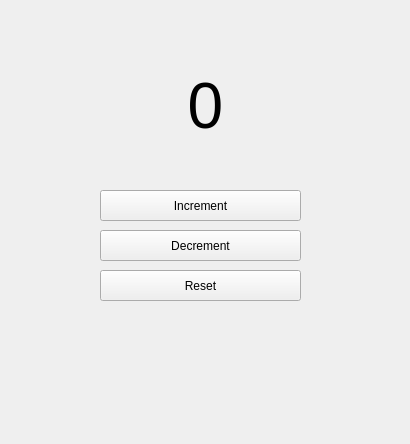
<?xml version="1.0" encoding="UTF-8"?>
<ui version="4.0">
 <class>Form</class>
 <widget class="QWidget" name="Form">
  <property name="geometry">
   <rect>
    <x>0</x>
    <y>0</y>
    <width>410</width>
    <height>444</height>
   </rect>
  </property>
  <property name="windowTitle">
   <string>Form</string>
  </property>
  <widget class="QLabel" name="label">
   <property name="geometry">
    <rect>
     <x>40</x>
     <y>40</y>
     <width>331</width>
     <height>131</height>
    </rect>
   </property>
   <property name="font">
    <font>
     <pointsize>48</pointsize>
    </font>
   </property>
   <property name="text">
    <string>0</string>
   </property>
   <property name="alignment">
    <set>Qt::AlignCenter</set>
   </property>
  </widget>
  <widget class="QPushButton" name="pushButton">
   <property name="geometry">
    <rect>
     <x>100</x>
     <y>190</y>
     <width>201</width>
     <height>31</height>
    </rect>
   </property>
   <property name="text">
    <string>Increment</string>
   </property>
   <property name="icon">
    <iconset resource="resources.qrc">
     <normaloff>:/icons/plus.svg</normaloff>:/icons/plus.svg</iconset>
   </property>
  </widget>
  <widget class="QPushButton" name="pushButton_2">
   <property name="geometry">
    <rect>
     <x>100</x>
     <y>230</y>
     <width>201</width>
     <height>31</height>
    </rect>
   </property>
   <property name="text">
    <string>Decrement</string>
   </property>
   <property name="icon">
    <iconset resource="resources.qrc">
     <normaloff>:/icons/minus.svg</normaloff>:/icons/minus.svg</iconset>
   </property>
  </widget>
  <widget class="QPushButton" name="pushButton_3">
   <property name="geometry">
    <rect>
     <x>100</x>
     <y>270</y>
     <width>201</width>
     <height>31</height>
    </rect>
   </property>
   <property name="text">
    <string>Reset</string>
   </property>
   <property name="icon">
    <iconset resource="resources.qrc">
     <normaloff>:/icons/refresh-cw.svg</normaloff>:/icons/refresh-cw.svg</iconset>
   </property>
  </widget>
  <widget class="PlotWidget" name="plotting" native="true">
   <property name="geometry">
    <rect>
     <x>10</x>
     <y>320</y>
     <width>391</width>
     <height>111</height>
    </rect>
   </property>
  </widget>
 </widget>
 <customwidgets>
  <customwidget>
   <class>PlotWidget</class>
   <extends>QWidget</extends>
   <header>pyqtgraph</header>
   <container>1</container>
  </customwidget>
 </customwidgets>
 <resources>
  <include location="resources.qrc"/>
 </resources>
 <connections/>
</ui>
